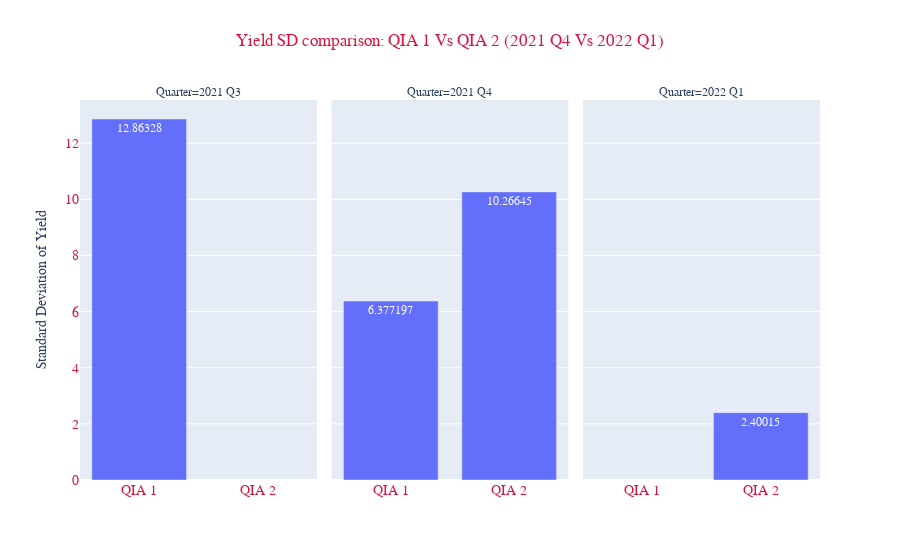

Notebook code for this chart:
### Code cell
df_yield_std = df_combined.groupby(['Quarter','Machine']).agg(sd_Yield=("Yield(ug)", 'std'))
df_yield_std= df_yield_std.reset_index()

fig = px.bar(df_yield_std, x="Machine",
           y="sd_Yield",
           facet_col='Quarter',
                  text_auto=True,
                  title="Yield SD comparison: QIA 1 Vs QIA 2 (2021 Q4 Vs 2022 Q1)",
                  labels=dict(Machine =" ",sd_Yield="Standard Deviation of Yield"),
    
)

fig.update_layout(
    title={
        
        'y':0.94,
        'x':0.5,
        'xanchor': 'center',
        'yanchor': 'top'},
    font_family="Arial",
    
    title_font_color="crimson",
)

fig.update_xaxes(tickfont=dict(family='Rockwell', color='crimson', size=14))
fig.update_yaxes(tickfont=dict(family='Rockwell', color='crimson', size=14))

fig.show()

### Figure 1 — Plotly figure (JSON) as saved in the notebook; plotly's stock layout.template omitted (floating-point values rounded to 4 significant figures)
{"data": [{"alignmentgroup": "True", "hovertemplate": "Quarter=2021 Q3<br> =%{x}<br>Standard Deviation of Yield=%{y}<extra></extra>", "legendgroup": "", "marker": {"color": "#636efa", "pattern": {"shape": ""}}, "name": "", "offsetgroup": "", "orientation": "v", "showlegend": false, "textposition": "auto", "texttemplate": "%{y}", "type": "bar", "x": ["QIA 1"], "xaxis": "x", "y": [12.86], "yaxis": "y"}, {"alignmentgroup": "True", "hovertemplate": "Quarter=2021 Q4<br> =%{x}<br>Standard Deviation of Yield=%{y}<extra></extra>", "legendgroup": "", "marker": {"color": "#636efa", "pattern": {"shape": ""}}, "name": "", "offsetgroup": "", "orientation": "v", "showlegend": false, "textposition": "auto", "texttemplate": "%{y}", "type": "bar", "x": ["QIA 1", "QIA 2"], "xaxis": "x2", "y": [6.377, 10.27], "yaxis": "y2"}, {"alignmentgroup": "True", "hovertemplate": "Quarter=2022 Q1<br> =%{x}<br>Standard Deviation of Yield=%{y}<extra></extra>", "legendgroup": "", "marker": {"color": "#636efa", "pattern": {"shape": ""}}, "name": "", "offsetgroup": "", "orientation": "v", "showlegend": false, "textposition": "auto", "texttemplate": "%{y}", "type": "bar", "x": ["QIA 2"], "xaxis": "x3", "y": [2.4], "yaxis": "y3"}], "layout": {"annotations": [{"font": {}, "showarrow": false, "text": "Quarter=2021 Q3", "x": 0.16, "xanchor": "center", "xref": "paper", "y": 1, "yanchor": "bottom", "yref": "paper"}, {"font": {}, "showarrow": false, "text": "Quarter=2021 Q4", "x": 0.5, "xanchor": "center", "xref": "paper", "y": 1, "yanchor": "bottom", "yref": "paper"}, {"font": {}, "showarrow": false, "text": "Quarter=2022 Q1", "x": 0.84, "xanchor": "center", "xref": "paper", "y": 1, "yanchor": "bottom", "yref": "paper"}], "barmode": "relative", "font": {"family": "Arial"}, "legend": {"tracegroupgap": 0}, "title": {"font": {"color": "crimson"}, "text": "Yield SD comparison: QIA 1 Vs QIA 2 (2021 Q4 Vs 2022 Q1)", "x": 0.5, "xanchor": "center", "y": 0.94, "yanchor": "top"}, "xaxis": {"anchor": "y", "domain": [0, 0.32], "tickfont": {"color": "crimson", "family": "Rockwell", "size": 14}, "title": {"text": " "}}, "xaxis2": {"anchor": "y2", "domain": [0.34, 0.66], "matches": "x", "tickfont": {"color": "crimson", "family": "Rockwell", "size": 14}, "title": {"text": " "}}, "xaxis3": {"anchor": "y3", "domain": [0.68, 1.0], "matches": "x", "tickfont": {"color": "crimson", "family": "Rockwell", "size": 14}, "title": {"text": " "}}, "yaxis": {"anchor": "x", "domain": [0, 1], "tickfont": {"color": "crimson", "family": "Rockwell", "size": 14}, "title": {"text": "Standard Deviation of Yield"}}, "yaxis2": {"anchor": "x2", "domain": [0, 1], "matches": "y", "showticklabels": false, "tickfont": {"color": "crimson", "family": "Rockwell", "size": 14}}, "yaxis3": {"anchor": "x3", "domain": [0, 1], "matches": "y", "showticklabels": false, "tickfont": {"color": "crimson", "family": "Rockwell", "size": 14}}}}
